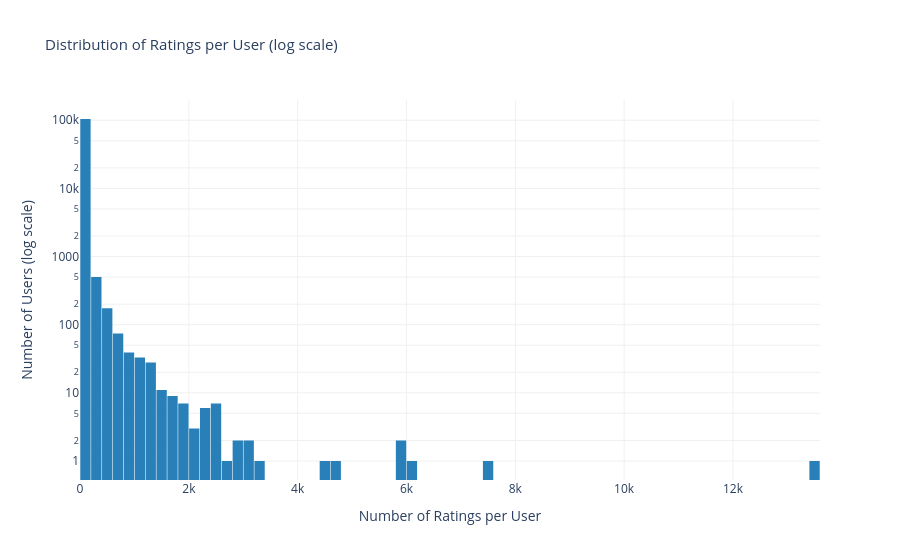

Notebook code cell kept with this figure:
### Code cell
ratings_per_user = ratings.groupby('user_id').size().reset_index(name='n_ratings')

fig = px.histogram(
    ratings_per_user,
    x='n_ratings',
    nbins=80,
    log_y=True,
    title='Distribution of Ratings per User (log scale)',
    labels={'n_ratings': 'Number of Ratings', 'count': 'Number of Users'},
    color_discrete_sequence=['#2980b9']
)
fig.update_layout(
    title_font_size=15,
    xaxis_title='Number of Ratings per User',
    yaxis_title='Number of Users (log scale)',
    bargap=0.05,
    plot_bgcolor='white',
    paper_bgcolor='white',
    font=dict(size=12)
)
fig.update_xaxes(showgrid=True, gridcolor='#f0f0f0')
fig.update_yaxes(showgrid=True, gridcolor='#f0f0f0')
fig.show()

print(f"Mean ratings per user:   {ratings_per_user['n_ratings'].mean():.1f}")
print(f"Median ratings per user: {ratings_per_user['n_ratings'].median():.1f}")
print(f"Max ratings by one user: {ratings_per_user['n_ratings'].max():,}")
print(f"Users with only 1 rating: {(ratings_per_user['n_ratings'] == 1).sum():,}")

### Figure 1 — Plotly figure (JSON) as saved in the notebook; plotly's stock layout.template omitted (floating-point values rounded to 4 significant figures; data arrays with more than 128 entries replaced by an {"elided": "..."} marker saying what was removed)
{"data": [{"bingroup": "x", "hovertemplate": "Number of Ratings=%{x}<br>count=%{y}<extra></extra>", "legendgroup": "", "marker": {"color": "#2980b9", "pattern": {"shape": ""}}, "name": "", "nbinsx": 80, "orientation": "v", "showlegend": false, "type": "histogram", "x": {"elided": "105283 int values"}, "xaxis": "x", "yaxis": "y"}], "layout": {"bargap": 0.05, "barmode": "relative", "font": {"size": 12}, "legend": {"tracegroupgap": 0}, "paper_bgcolor": "white", "plot_bgcolor": "white", "title": {"font": {"size": 15}, "text": "Distribution of Ratings per User (log scale)"}, "xaxis": {"anchor": "y", "domain": [0, 1], "gridcolor": "#f0f0f0", "showgrid": true, "title": {"text": "Number of Ratings per User"}}, "yaxis": {"anchor": "x", "domain": [0, 1], "gridcolor": "#f0f0f0", "showgrid": true, "title": {"text": "Number of Users (log scale)"}, "type": "log"}}}
